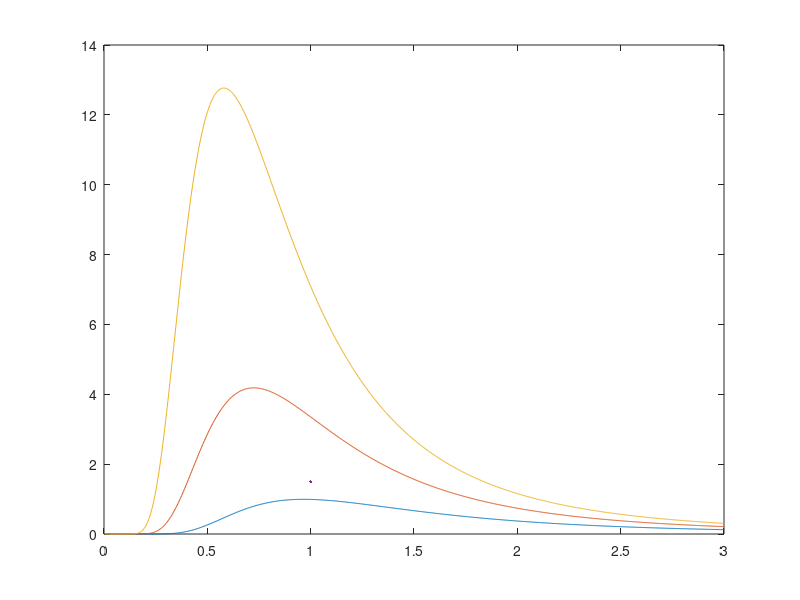

Recreate this plot in MATLAB. (Note: this script raises an error after producing the figure.)
figure
c = 2.998e8;  % m/s
h = 6.626e-34;  % Js
kB = 1.38e-23;  % J/K

lambda = 1e-6 * linspace(0, 3, 1e3);  % um
T = [3000 4000 5000]';  % K

nu = c./ lambda;
hnu = h * nu;
kBT = kB * T;
I = 2 * h * c^2./ (lambda.^5.* (exp(hnu./ kBT) - 1));

p1 = lincomp(plot(1e6 * lambda, 1e-12 * I, LineWidth=1.5));
hold on

I_W = 2 * h * c^2./ (lambda.^5.* exp(hnu./ kBT(end)));
I_RJ = 2 * c * kBT(end)./ lambda.^4;
p2 = lincomp(plot(1e6 * lambda, 1e-12 * I_W, '-.', Color=[1 1 1]*.3));
p3 = lincomp(plot(1e6 * lambda, 1e-12 * I_RJ, 'k--'), ylim=[0 15]);

lr = 380;
lv = 740;
p4 = patch(1e-3 * [lr lv lv lr], 15 * [0 0 1 1], [1 0 0 1], EdgeColor="none", FaceAlpha=.1);
colormap hsv

set(gca, Children=[p1; p2; p3; p4])

xlabel("$\lambda/\mu\mathrm{m}$", Interpreter="latex")
ylabel("$B_\lambda/(\mathrm{MW}\,\mathrm{m}^{-2}\,\mathrm{sr}^{-1}\,{\mu\mathrm{m}}^{-1})$", Interpreter="latex")
ylim([0, 15])

pad_legend(legend([p1; p2; p3], "$T=" + [T + "$ K"; ...
    T(end) + "$ K (" + ["Wien"; "Rayleigh-Jeans"] + ")"], ...
    Interpreter="latex"));
grid on

box on
set(gcf, Units='pixels', Position=[200 200 600 396])

exportgraphics(gca, '../blackbody.pdf', ContentType='vector', BackgroundColor='none')
